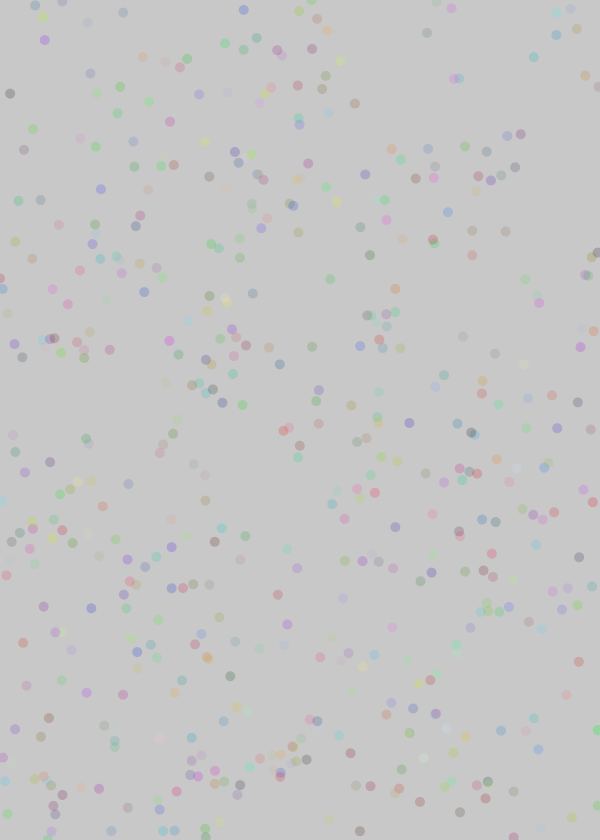
Frame 1 (no input)
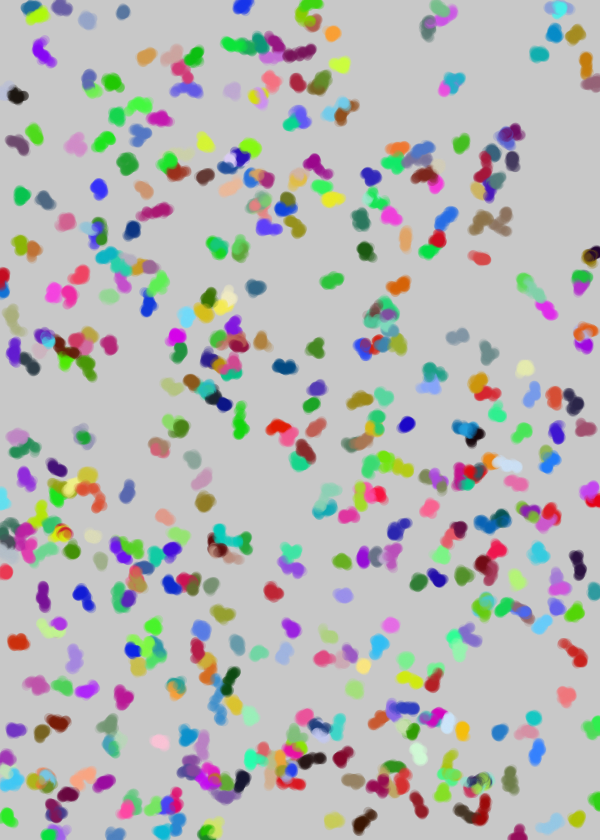
Frame 60 (the mouse pressed at the canvas centre just before this capture)
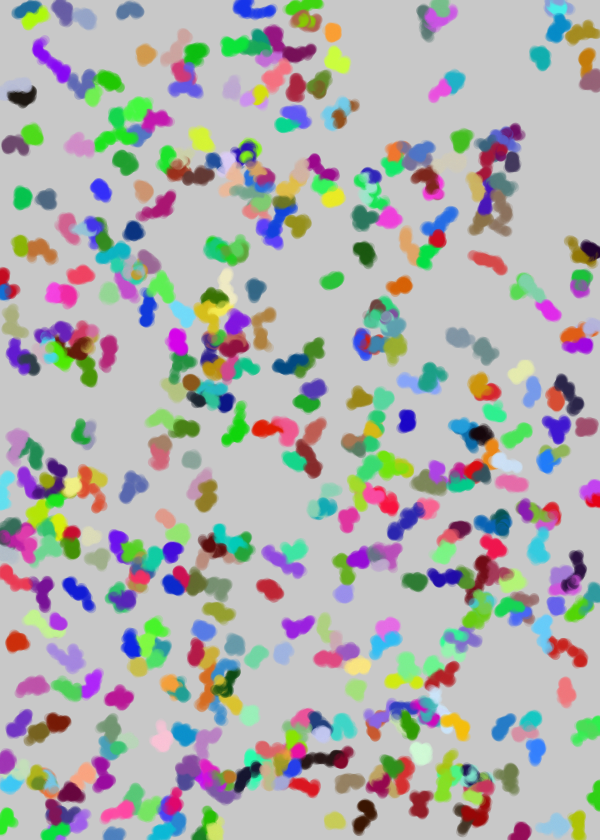
Frame 120 (the mouse held since frame 60 and released just before this capture)

The Processing sketch that drew these frames (run headless with seeded random() and noise(); from frame 60 on, the mouse is pressed at the canvas centre):

// Processing sketch: cc_12b_agents
// ── cc_12b_agents.pde
/**
 * Creative Coding HSOS/1617
 * Basic Agent example
 *
 * @author Jens de Boer <hello@jnsdbr.de>
 */
 
ArrayList<Agent> agents;

void setup()
{
    size(600, 840);
    background(200);
    
    agents = new ArrayList<Agent>();
    
    for (int i = 0; i < 500; i++)
    {
        agents.add(new Agent(random(width), random(height), color(random(0, 255), random(0, 255), random(0, 255))));
    }
}

void draw()
{
    for (Agent a: agents)
    {
        a.update();
        a.render();
    }
}
// ── Agent.pde
public class Agent
{
    private PVector position;
    private int stepSize = 2;
    private color aColor = #000000;
    
    public Agent()
    {
        position = new PVector(0, 0);
    }
    
    public Agent(float x, float y, color aColor)
    {
        this.aColor = aColor;
        position = new PVector(x, y);
    }
    
    public PVector getPosition()
    {
        return position;
    }
    
    public void update()
    {
        position.x += random(-stepSize, stepSize);
        position.y += random(-stepSize, stepSize);
        position.x = constrain(position.x, 0, width);
        position.y = constrain(position.y, 0, height);        
    }
    
    public void render()
    {
        fill(aColor, 50);
        noStroke();
        ellipse(position.x, position.y, 10, 10);
    }
}
